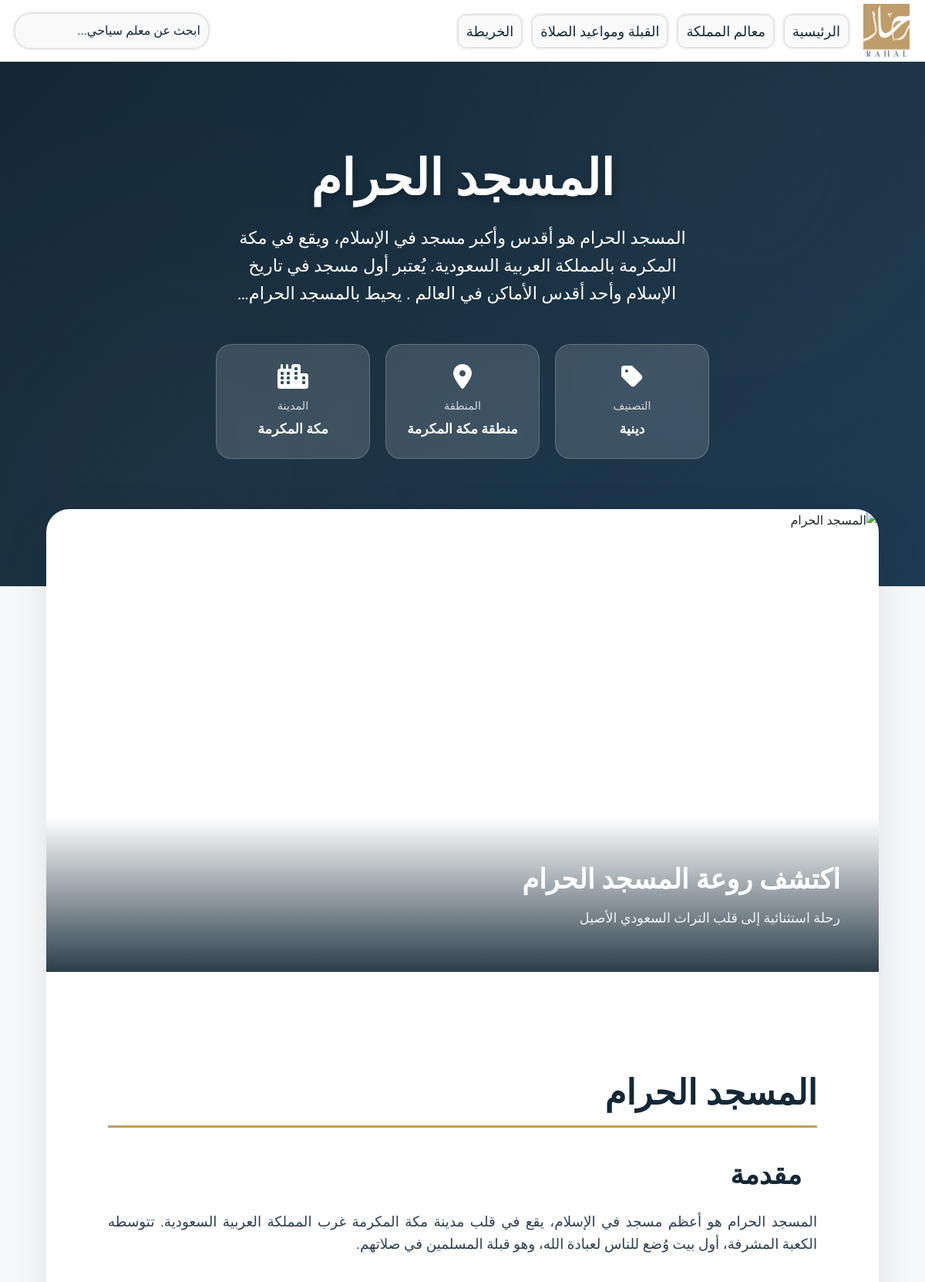
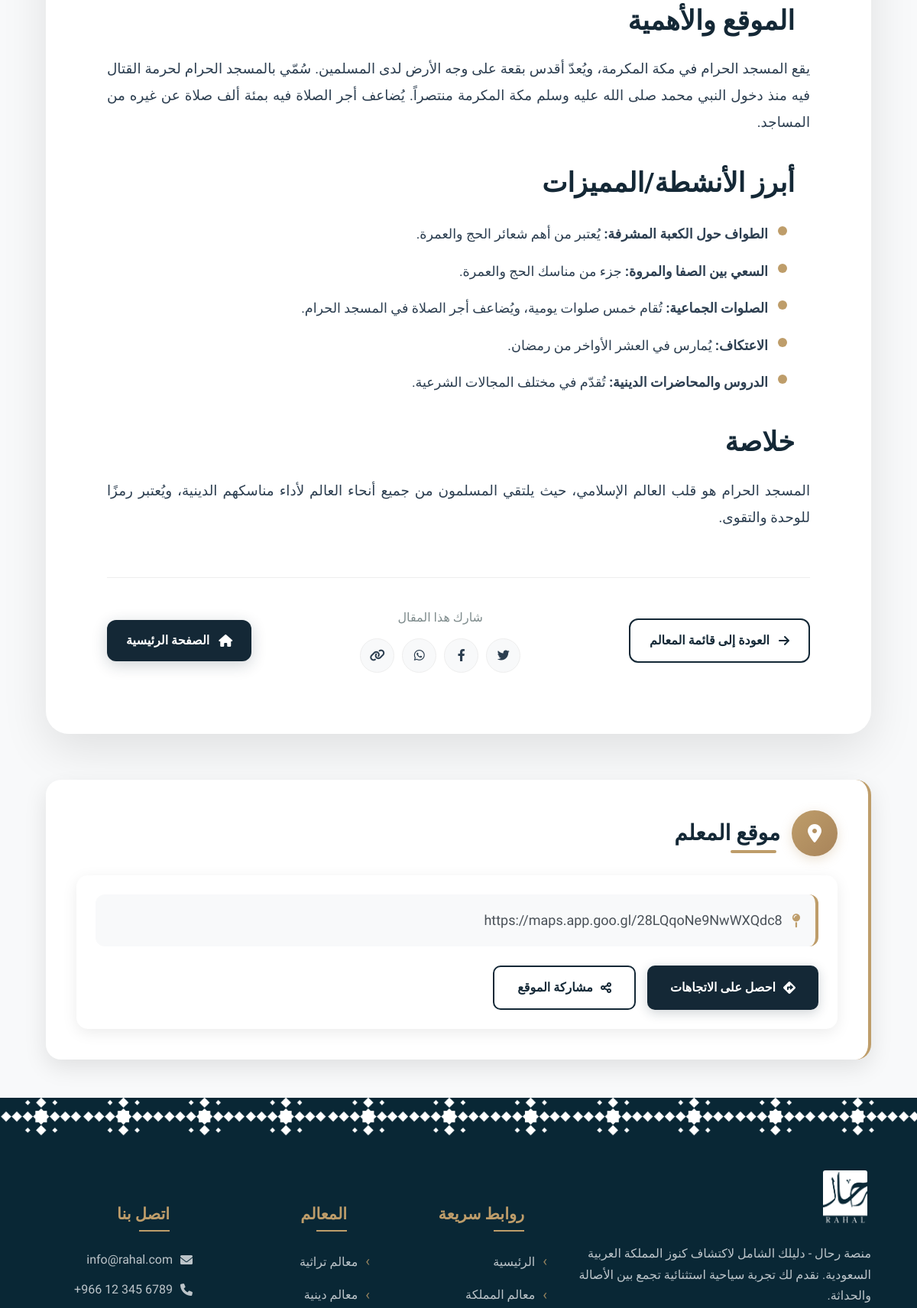
/assets/php/html_wrapper.php?file=The_Grand_Mosque.html (upper part), run on the app's committed database (2 pictures, top to bottom).
### tables this page shows
CREATE TABLE `tourist_attractions` (
  `id` int(11) NOT NULL,
  `name` varchar(255) NOT NULL,
  `description` text DEFAULT NULL,
  `region_id` int(11) DEFAULT NULL,
  `city_id` int(11) DEFAULT NULL,
  `attraction_Priority` int(11) DEFAULT NULL,
  `location` varchar(255) DEFAULT NULL,
  `image_url` varchar(255) DEFAULT NULL,
  `html_file` varchar(255) DEFAULT NULL,
  `category` enum('تراثية','دينية','سياحية','ترفيهية','طبيعية','ثقافية') DEFAULT NULL
);

CREATE TABLE `regions` (
  `id` int(11) NOT NULL,
  `name` varchar(255) NOT NULL
);

CREATE TABLE `cities` (
  `id` int(11) NOT NULL,
  `name` varchar(255) NOT NULL,
  `region_id` int(11) DEFAULT NULL
);

### assets/php/db_connect.php (called while the page is built, shortened)
<?php
if (!function_exists('get_attraction_location')) {
    function get_attraction_location($conn, $attraction_id) {
        $stmt = $conn->prepare("SELECT location FROM tourist_attractions WHERE id = ?");
        $stmt->bind_param("i", $attraction_id);
        $stmt->execute();
        $result = $stmt->get_result();
        $location = $result->fetch_assoc();
        return $location;
    }
}
?>

### assets/php/html_wrapper.php (the view, shortened to what this page needs)
<?php
include __DIR__ . '/db_connect.php';
$target_html_file = $_GET['file'] ?? '';
$safe_file_name = $conn->real_escape_string($target_html_file);
$sql = "SELECT t.*, r.name as region_name, c.name as city_name
        FROM tourist_attractions t
        LEFT JOIN regions r ON t.region_id = r.id
        LEFT JOIN cities c ON t.city_id = c.id
        WHERE t.html_file = '{$safe_file_name}'";
$result = $conn->query($sql);
$attraction = $result->fetch_assoc();
$location_data = get_attraction_location($conn, $attraction['id']);
$content = ob_get_clean();
$content = preg_replace('/<style[^>]*>.*?<\/style>/is', '', $content);
$content = preg_replace('/<link[^>]*rel=["\']stylesheet["\'][^>]*>/i', '', $content);
?>
<!DOCTYPE html>
<html lang="ar" dir="rtl">
<head>
    <link href="https://cdn.jsdelivr.net/npm/bootstrap@5.3.8/dist/css/bootstrap.min.css" rel="stylesheet">
    <link rel="stylesheet" href="../css/style.css">
    <link rel="stylesheet" href="../css/article.css">
    <link rel="stylesheet" href="https://cdnjs.cloudflare.com/ajax/libs/font-awesome/6.0.0/css/all.min.css">
</head>
<body class="article-page">
    <section dir="ltr">
        <div class="navbar" id="navbar" style="background-color: white;" >
            <form method="GET" action="./search_results.php" class="search-form">
                <input dir="rtl" class="search-bar" type="text" name="query" placeholder="ابحث عن معلم سياحي...">
            </form>
            <div class="navbar-right-group">
                <ul class="nav-links" dir="rtl">
                    <li><a href="../../index.php">الرئيسية</a></li>
                    <li><a href="./attractions_list.php">معالم المملكة</a></li>
                    <li><a href="../html/Qibla.html">القبلة ومواعيد الصلاة</a></li>
                    <li><a href="../../index.php#map-section">الخريطة</a></li>
                </ul>
                <a href="../../index.php"><img loading="lazy" decoding="async" src="../images/logo/second-logo.png" alt="RahalLogo" id="logo"></a>
            </div>
        </div>
    </section>
    <header class="article-hero">
        <div class="hero-pattern"></div>
        <div class="hero-content">
            <h1 class="article-title fade-in"><?= htmlspecialchars($attraction['name']) ?></h1>
            <?php if (!empty($attraction['description'])): ?>
                <p class="article-subtitle fade-in"><?= htmlspecialchars($attraction['description']) ?></p>
            <?php endif; ?>
            <div class="article-meta-grid fade-in">
                <?php if ($attraction['category']): ?>
                    <div class="meta-card">
                        <i class="fas fa-tag meta-icon"></i>
                        <div class="meta-label">التصنيف</div>
                        <div class="meta-value"><?= htmlspecialchars($attraction['category']) ?></div>
                    </div>
                <?php endif; ?>
                <?php if ($attraction['region_name']): ?>
                    <div class="meta-card">
                        <i class="fas fa-map-marker-alt meta-icon"></i>
                        <div class="meta-label">المنطقة</div>
                        <div class="meta-value"><?= htmlspecialchars($attraction['region_name']) ?></div>
                    </div>
                <?php endif; ?>
                <?php if ($attraction['city_name']): ?>
                    <div class="meta-card">
                        <i class="fas fa-city meta-icon"></i>
                        <div class="meta-label">المدينة</div>
                        <div class="meta-value"><?= htmlspecialchars($attraction['city_name']) ?></div>
                    </div>
                <?php endif; ?>
            </div>
        </div>
    </header>
    <main class="article-main">
        <div class="article-container">
            <article class="article-card">
                <?php if (!empty($attraction['image_url'])): ?>
                    <div class="article-featured-image">
                        <img loading="lazy" decoding="async" src="<?= htmlspecialchars($attraction['image_url']) ?>"
                        alt="<?= htmlspecialchars($attraction['name']) ?>">
                        <div class="image-overlay">
                            <h2>اكتشف روعة <?= htmlspecialchars($attraction['name']) ?></h2>
                            <p>رحلة استثنائية إلى قلب التراث السعودي الأصيل</p>
                        </div>
                    </div>
                <?php endif; ?>
                <div class="article-body">
                    <div class="article-content">
                        <?= $content ?>
                    </div>
                    <div class="article-navigation">
                        <a href="attractions_list.php" class="nav-btn back">
                            <i class="fas fa-arrow-right"></i>
                            العودة إلى قائمة المعالم
                        </a>
                        <div class="article-share">
                            <div class="share-text">شارك هذا المقال</div>
                            <div class="share-buttons">
                                <a href="#" class="share-btn" title="Share on Twitter">
                                    <i class="fab fa-twitter"></i>
                                </a>
                                <a href="#" class="share-btn" title="Share on Facebook">
                                    <i class="fab fa-facebook-f"></i>
                                </a>
                                <a href="#" class="share-btn" title="Share on WhatsApp">
                                    <i class="fab fa-whatsapp"></i>
                                </a>
                                <a href="#" class="share-btn" title="Copy link">
                                    <i class="fas fa-link"></i>
                                </a>
                            </div>
                        </div>
                        <a href="../../index.php" class="nav-btn home">
                            <i class="fas fa-home"></i>
                            الصفحة الرئيسية
                        </a>
                    </div>
                </div>
            </article>
            <?php if ($location_data && !empty($location_data['location'])): ?>
            <section class="article-location">
                <div class="location-header">
                    <div class="location-icon">
                        <i class="fas fa-map-marker-alt"></i>
                    </div>
                    <h2 class="location-title">موقع المعلم</h2>
                </div>
                <div class="location-content">
                    <div class="location-info">
                        <div class="location-address">
                            <i class="fas fa-map-pin" style="color: #be9d6a;"></i>
                            <?= htmlspecialchars($location_data['location']) ?>
                        </div>
                        <div class="location-actions">
                            <a href="<?= htmlspecialchars($location_data['location']) ?>" target="_blank" class="location-btn" id="getDirections">
                                <i class="fas fa-directions"></i>
                                احصل على الاتجاهات
                            </a>
                            <button class="location-btn secondary" id="shareLocation" data-location="<?= htmlspecialchars($location_data['location']) ?>">
                                <i class="fas fa-share-alt"></i>
                                مشاركة الموقع
                            </button>
                        </div>
                    </div>
                </div>
            </section>
            <?php endif; ?>
        </div>
    </main>
    <footer class="footer">
        <div class="footer-top-pattern"></div>
        <div class="footer-content">
            <div class="footer-section">
                <div class="footer-brand">
                    <a href="../../index.php"><img loading="lazy" decoding="async" src="../images/logo/first-logo.png" alt="RahalLogo" class="footer-logo"></a>
                </div>
                <p class="footer-description">
                    منصة رحال - دليلك الشامل لاكتشاف كنوز المملكة العربية السعودية.
                    نقدم لك تجربة سياحية استثنائية تجمع بين الأصالة والحداثة.
                </p>
            </div>
            <div class="footer-section">
                <h3>روابط سريعة</h3>
                <ul class="footer-links">
                    <li><a href="../../index.php">الرئيسية</a></li>
                    <li><a href="./attractions_list.php">معالم المملكة</a></li>
                </ul>
            </div>
            <div class="footer-section">
                <h3>المعالم</h3>
                <ul class="footer-links">
                    <li><a href="./attractions_list.php?category=تراثية">معالم تراثية</a></li>
                    <li><a href="./attractions_list.php?category=دينية">معالم دينية</a></li>
                </ul>
            </div>
            <div class="footer-section">
                <h3>اتصل بنا</h3>
                <div class="footer-contact">
                    <p><i class="fas fa-envelope"></i> info@rahal.com</p>
                    <p><i class="fas fa-phone"></i>  6789 345 12 966+</p>
                </div>
            </div>
        </div>
    </footer>
</body>
</html>

### assets/css/style.css (style rules this page uses)
* { margin: 0; padding: 0; box-sizing: border-box; }
body { height: 100vh ; width: 100%; background-color: #f8f9fa; scrollbar-color: #be9d6a transparent; scrollbar-width: thin; overflow-x: hidden; margin: 0; padding: 0; }
.navbar { position: fixed !important; top: 0 !important; left: 0 !important; right: 0 !important; width: 100%; height: 80px; display: flex; align-items: center; z-index: 1000; backdrop-filter: blur(10px); transition: all 0.5s ease; padding: 0 20px; }
.navbar-right-group { display: flex; align-items: center; gap: 20px; }
.navbar img { height: 70px; width: 60px; }
.nav-links { display: flex; list-style: none; gap: 15px; margin: 0; padding: 0; }
.nav-links li { display: inline-block; }
.nav-links a { text-decoration: none; color: #142836; font-size: large; padding: 10px; border-radius: 10px; font-family: 'Tajawal', sans-serif; font-weight: 400; background-color: rgba(242, 242, 242, 0.4); backdrop-filter: blur(10px); box-shadow: 0 0 5px rgba(0, 0, 0, 0.3); transition: background-color 0.3s ease; }
.search-bar { font-family: 'Tajawal', sans-serif; font-weight: 400; background-color: rgba(242, 242, 242, 0.4); backdrop-filter: blur(10px); -webkit-backdrop-filter: blur(10px); border: none; border-radius: 20px; padding: 10px; width: 250px; color: #142836; font-size: 16px; outline: none; box-shadow: 0 0 5px rgba(0, 0, 0, 0.3); transition: background-color 0.3s ease; }
.search-bar::placeholder { color: #142836; }
h3 { font-size: 48px; font-weight: 700; text-align: right; margin-right: 30px; margin-top: 50px; margin-bottom: 20px; font-family: 'Tajawal', sans-serif; color: #142836; position: relative; padding-bottom: 15px; }
.footer { width: 100vw; background-color: #092735; }
.footer-top-pattern { width: 100vw; height: 50px; background-image: url('../images/Pattern/pattern.png'); background-repeat: repeat-x; background-size: auto 100%; z-index: 3; }
.footer-content { max-width: 1200px; margin: 0 auto; padding: 40px 5% 20px; display: grid; grid-template-columns: 2fr 1fr 1fr 1fr; gap: 40px; position: relative; z-index: 2; }
.footer-logo { height: 80px; width: auto; margin-bottom: 20px; background-color: transparent; padding: 5px; border-radius: 8px; display: block; }
.footer-description { font-family: 'Tajawal', sans-serif; color: #e9ecef; opacity: 0.8; line-height: 1.7; margin-bottom: 25px; font-size: 1rem; text-align: right; }
.footer-section h3 { font-family: 'Tajawal', sans-serif; color: #be9d6a; margin-bottom: 25px; font-size: 1.3rem; font-weight: 700; position: relative; padding-bottom: 10px; text-align: right; }
.footer-section h3::after { content: ''; position: absolute; bottom: 0; right: 0; width: 40px; height: 2px; background: #be9d6a; }
.footer-links { list-style: none; }
.footer-links li { margin-bottom: 15px; }
.footer-links a { color: #e9ecef; text-decoration: none; font-family: 'Tajawal', sans-serif; opacity: 0.8; transition: all 0.3s ease; display: flex; align-items: center; gap: 10px; text-align: right; }
.footer-links a::before { content: '›'; color: #be9d6a; font-size: 1.2rem; }
.footer-contact p { font-family: 'Tajawal', sans-serif; color: #e9ecef; opacity: 0.8; margin-bottom: 15px; display: flex; align-items: center; gap: 10px; text-align: right; }

### data on the page
tourist_attractions: name "المسجد الحرام", description "المسجد الحرام هو أقدس وأكبر مسجد في الإسلام، ويقع في مكة المكرمة بالمملكة العربية السعودية. يُعتبر أول مسجد في تاريخ الإسلام وأحد أقدس الأماكن في العالم . يحيط بالمسجد…", category "دينية", region.name "منطقة مكة المكرمة", city.name "مكة المكرمة", location "https://maps.app.goo.gl/28LQqoNe9NwWXQdc8"
